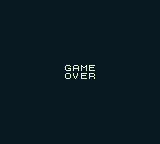

Below is a game level as drawn by its tile map, then a one-line description and the .tmx file that defines it, in full:
An orthogonal 20x18 tile map with 8x8 px tiles, 1 tile layer (Tile Layer 1).

<map version="1.4" tiledversion="1.4.3" orientation="orthogonal" renderorder="right-down" width="20" height="18" tilewidth="8" tileheight="8" infinite="0" nextlayerid="2" nextobjectid="1">
 <tileset firstgid="1" name="awwda" tilewidth="8" tileheight="8" tilecount="224" columns="16">
  <image source="../ui/asciiN.png" width="128" height="112" />
 </tileset>
 <layer id="1" name="Tile Layer 1" width="20" height="18">
  <data encoding="csv">
1,1,1,1,1,1,1,1,1,1,1,1,1,1,1,1,1,1,1,1,
1,1,1,1,1,1,1,1,1,1,1,1,1,1,1,1,1,1,1,1,
1,1,1,1,1,1,1,1,1,1,1,1,1,1,1,1,1,1,1,1,
1,1,1,1,1,1,1,1,1,1,1,1,1,1,1,1,1,1,1,1,
1,1,1,1,1,1,1,1,1,1,1,1,1,1,1,1,1,1,1,1,
1,1,1,1,1,1,1,1,1,1,1,1,1,1,1,1,1,1,1,1,
1,1,1,1,1,1,1,1,1,1,1,1,1,1,1,1,1,1,1,1,
1,1,1,1,1,1,1,1,1,1,1,1,1,1,1,1,1,1,1,1,
1,1,1,1,1,1,1,1,40,34,46,38,1,1,1,1,1,1,1,1,
1,1,1,1,1,1,1,1,48,55,38,51,1,1,1,1,1,1,1,1,
1,1,1,1,1,1,1,1,1,1,1,1,1,1,1,1,1,1,1,1,
1,1,1,1,1,1,1,1,1,1,1,1,1,1,1,1,1,1,1,1,
1,1,1,1,1,1,1,1,1,1,1,1,1,1,1,1,1,1,1,1,
1,1,1,1,1,1,1,1,1,1,1,1,1,1,1,1,1,1,1,1,
1,1,1,1,1,1,1,1,1,1,1,1,1,1,1,1,1,1,1,1,
1,1,1,1,1,1,1,1,1,1,1,1,1,1,1,1,1,1,1,1,
1,1,1,1,1,1,1,1,1,1,1,1,1,1,1,1,1,1,1,1,
1,1,1,1,1,1,1,1,1,1,1,1,1,1,1,1,1,1,1,1
</data>
 </layer>
</map>
